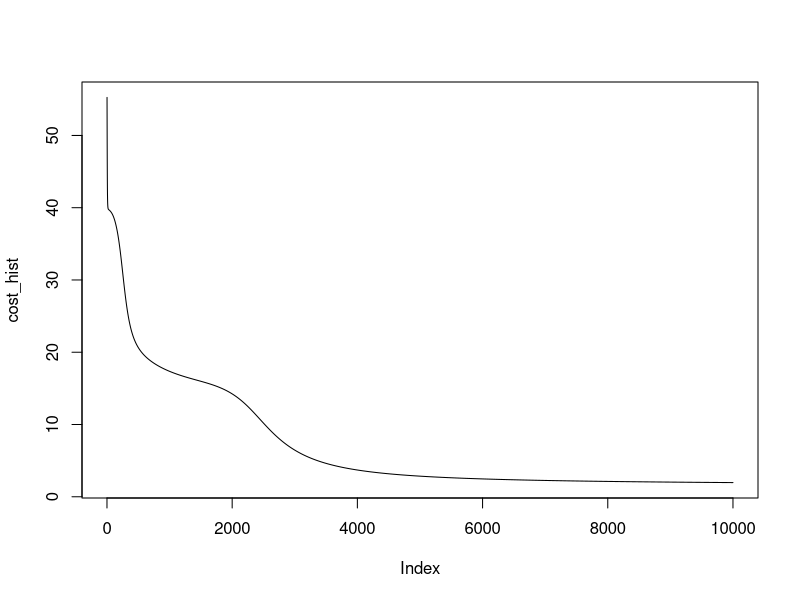
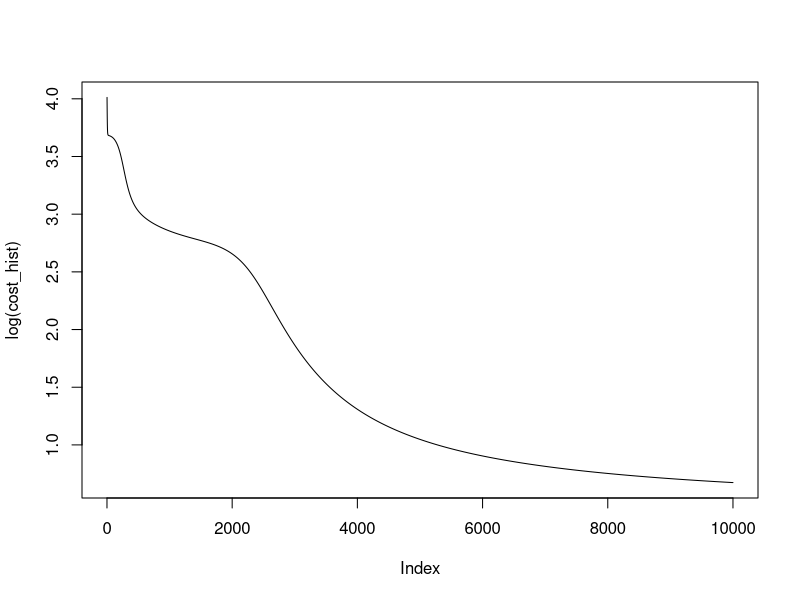

These charts were generated, in order, by the following R code:
## ---- chunk 1
# split between training and testing data
set.seed(1)
n <- dim(iris)[1]
rows <- sample(1:n, 0.8*n) 

train <- iris[rows,]
test <- iris[-rows,]

# write your code here
scaled <- function(x){(x-min(x))/(max(x)-min(x))}

train1 <- train[,1:4]
test1 <- test[,1:4]
train2 <- train[,5]
test2 <- test[,5]
train3 <- scaled(train1)
test3 <- scaled(test1)

train <- cbind(train3, train2)
test <- cbind(test3, test2)

## ---- chunk 2
# your code goes here
colnames(train)[5] <- "Species"
colnames(test)[5] <- "Species"



train$Species <- lapply(train$Species, function(x) as.integer(x==levels(train$Species)))
test$Species <- lapply(test$Species, function(x) as.integer(x==levels(test$Species)))

## ---- chunk 3

# your code goes here
input_layer_size <- 4
output_layer_size <- 3
hidden_layer_size <- 2
W1size <- 2
W2size <- 3
bias1 <- matrix(runif(hidden_layer_size), ncol=1)
bias2 <- matrix(runif(output_layer_size), ncol=1)
r <- length(rows)
X <- as.matrix(train[,1:4])

W_1 <- matrix(runif(8)-.5, nrow = input_layer_size, ncol = hidden_layer_size)
Z_2 <- X %*% W_1

sigmoid <- function(Z){
    1/(1 + exp(-Z))
}

A_2 <- sigmoid(Z_2 + t(bias1 %*% (rep(1,r))))
W_2 <- matrix(runif(6)-.5, nrow=hidden_layer_size, ncol=output_layer_size)
Z_3 <- A_2 %*% W_2
Y_hat <- sigmoid(Z_3 + t(bias2 %*% rep(1,r)))

## ---- chunk 4
Y <- train[,5]
Y <- data.frame(matrix(unlist(Y), ncol=3, byrow=T))
# X <- data.frame(matrix(unlist(X), ncol=4, byrow=T))

sigmoidprime <- function(z){
    exp(-z)/((1+exp(-z))^2)
}

delta_3 <- (-(Y - Y_hat) * sigmoidprime(Z_3 + t(bias2 %*% rep(1,r))))
djdw2 <- t(as.matrix(A_2)) %*% (as.matrix(delta_3))

delta_2 <- as.matrix(delta_3) %*% t(W_2) * sigmoidprime(Z_2 + t(bias1 %*% (rep(1,r))))
djdw1 <- t(X) %*% as.matrix(delta_2)

djdw1
djdw2

# We update the weight matrices by subtracting the gradient
scalar <- 5
W_1 <- W_1 - scalar * djdw1
W_2 <- W_2 - scalar * djdw2
#bias1  <- bias1  - scalar * t(djdw1)

cost <- function(y,y_hat){
    0.5*sum((y - y_hat)^2)
}
cost1 <- cost(Y, Y_hat)

# after calculating the gradient and applying the change to the weight
# matrices, we will recalculate Y-hats.
Z_2 <- as.matrix(X) %*% as.matrix(W_1)
A_2 <- sigmoid(Z_2 + t(bias1 %*% rep(1,r)))
Z_3 <- A_2 %*% W_2
new_Y_hat <- sigmoid(Z_3 + t(bias2 %*% (rep(1,r))))

# Calculate the value of the cost function and compare costs
cost2 <- cost(Y,new_Y_hat)
cost1
cost2
## ---- chunk 5
# checking W1

cost <- function(y,y_hat){
    0.5*sum((y - y_hat)^2)
}

currentcost <- cost(Y,Y_hat)  # Current cost 

e <- 1e-4  # size of perturbation

numgrad_w_1 <- matrix(0, nrow = input_layer_size, ncol = hidden_layer_size)

for(i in 1:6){  # calculate the numeric gradient for each value in the W matrix
    W_1 <- matrix(runif(8), nrow = input_layer_size, ncol = hidden_layer_size)
    W_2 <- matrix(runif(6), nrow=hidden_layer_size, ncol=output_layer_size)
    W_1[i] <- W_1[i] + e # apply the perturbation
    Z_2 <- as.matrix(X) %*% as.matrix(W_1)
    A_2 <- sigmoid(Z_2 + t(bias1 %*% (rep(1,r))))
    Z_3 <- A_2 %*% W_2
    Y_hat <- sigmoid(Z_3 + t(bias2 %*% rep(1,r)))
    numgrad_w_1[i] <- (cost(Y,Y_hat) - currentcost)/e # change in cost over perturbation = slope
}

# values of the gradient using our gradient function
delta_3 <- (-(Y - Y_hat)*sigmoidprime(Z_3 + t(bias2 %*% rep(1,r))))
djdw2New <- as.matrix(t(A_2)) %*% as.matrix(delta_3)
delta_2 <- as.matrix(delta_3) %*% as.matrix(t(W_2)) * sigmoidprime(Z_2 + t(bias1 %*% rep(1,r)))
djdw1New <- t(X) %*% delta_2
djdw1New
djdw2New
## ---- chunk 6
djdw1 
djdw1New
djdw2
djdw2New

## ---- chunk 7
#initialize our weight matrices again with random weights
set.seed(12345)
W_1 <- matrix(runif(8) - 0.5, nrow = input_layer_size)
W_2 <- matrix(runif(6) - 0.5, nrow = hidden_layer_size)

# for cost tracking
cost_hist <- rep(NA, 10000)

scalar <- .01

for(i in 1:10000){
    # this takes the current weights and calculates y-hat
    Z_2 <- as.matrix(X) %*% W_1
    A_2 <- sigmoid(Z_2 + t(bias1 %*% rep(1,r)))
    Z_3 <- A_2 %*% W_2
    Y_hat <- sigmoid(Z_3 + t(bias2 %*% rep(1,r)))
    cost_hist[i] <- cost(Y, Y_hat)
    
    # this part calculates the gradient at the current y-hat
    delta_3 <- (-(Y - Y_hat)*sigmoidprime(Z_3 + t(bias2 %*% rep(1,r))))
    djdw2 <- as.matrix(t(A_2)) %*% as.matrix(delta_3)
    delta_2 <- as.matrix(delta_3) %*% as.matrix(t(W_2)) * sigmoidprime(Z_2 + t(bias1 %*% rep(1,r)))
    djdb2 <- rep(1, 120) %*% as.matrix(delta_3)
    djdb1 <- rep(1, 120) %*% as.matrix(delta_2)
    djdw1 <- t(X) %*% as.matrix(delta_2)
    
    # this updates the weights based on the gradient
    W_1 <- W_1 - scalar * djdw1
    bias2 <- bias2 - scalar * t(djdb2)
    W_2 <- W_2 - scalar * djdw2
    bias1 <- bias1 - scalar * t(djdb1)
    
    # repeat
}


# the results
W_1
W_2
Y_hat
Y
cost(Y,Y_hat)
plot(cost_hist, type="l") # plot the history of our cost function
plot(log(cost_hist), type="l") # plotting the log of the cost emphasizes the change

## ---- chunk 8


Yt <- data.frame(matrix(unlist(test[,5]), ncol=3, byrow=T))
Xt <- as.matrix(test[,1:4])
Z_2 <- Xt %*% W_1
A_2 <- sigmoid(Z_2 + t(bias1 %*% rep(1,30)))
Z_3 <- A_2 %*% W_2
Y_hat <- sigmoid(Z_3 + t(bias2 %*% rep(1,30)))
Y_hat <- t(apply(Y_hat, 1, function(x) as.numeric(x == max(x))))



guess <- round(Y_hat) %*% matrix(0:2)
print(guess) 

yy <- as.matrix(Yt) %*% matrix(0:2)
results <- cbind(guess, yy)
tab <- table(results[,1], results[,2])
print(tab)
## ---- chunk 9
# your code goes here
library(nnet)

# use half the iris data
n <- dim(iris)[1]
rows <- sample(1:n, 0.8*n) 

train1 <- iris[rows,]
test1 <- iris[-rows,]

ir1 <- nnet(Species ~ ., data=test1, size = 2, rang = 0.1,
            decay = 5e-4, maxit = 10000)
## ---- chunk 10
table(test1$Species, predict(ir1, test1, type="class"))
